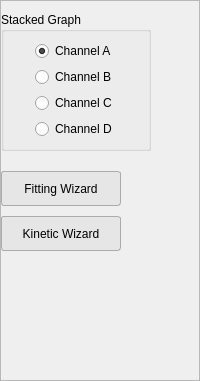
      <widget class="QFrame" name="frame">
       <property name="minimumSize">
        <size>
         <width>130</width>
         <height>300</height>
        </size>
       </property>
       <property name="maximumSize">
        <size>
         <width>400</width>
         <height>16777215</height>
        </size>
       </property>
       <property name="frameShape">
        <enum>QFrame::StyledPanel</enum>
       </property>
       <property name="frameShadow">
        <enum>QFrame::Raised</enum>
       </property>
       <layout class="QVBoxLayout" name="verticalLayout_3">
        <property name="spacing">
         <number>10</number>
        </property>
        <property name="leftMargin">
         <number>0</number>
        </property>
        <property name="rightMargin">
         <number>1</number>
        </property>
        <item>
         <widget class="QGroupBox" name="groupBox">
          <property name="minimumSize">
           <size>
            <width>120</width>
            <height>0</height>
           </size>
          </property>
          <property name="maximumSize">
           <size>
            <width>150</width>
            <height>16777215</height>
           </size>
          </property>
          <property name="title">
           <string>Stacked Graph</string>
          </property>
          <layout class="QVBoxLayout" name="verticalLayout_9">
           <item alignment="Qt::AlignHCenter">
            <widget class="QRadioButton" name="radio_a">
             <property name="text">
              <string>Channel A</string>
             </property>
             <property name="checked">
              <bool>true</bool>
             </property>
            </widget>
           </item>
           <item alignment="Qt::AlignHCenter">
            <widget class="QRadioButton" name="radio_b">
             <property name="text">
              <string>Channel B</string>
             </property>
            </widget>
           </item>
           <item alignment="Qt::AlignHCenter">
            <widget class="QRadioButton" name="radio_c">
             <property name="text">
              <string>Channel C</string>
             </property>
            </widget>
           </item>
           <item alignment="Qt::AlignHCenter">
            <widget class="QRadioButton" name="radio_d">
             <property name="text">
              <string>Channel D</string>
             </property>
            </widget>
           </item>
          </layout>
         </widget>
        </item>
        <item>
         <spacer name="verticalSpacer_6">
          <property name="orientation">
           <enum>Qt::Vertical</enum>
          </property>
          <property name="sizeType">
           <enum>QSizePolicy::Preferred</enum>
          </property>
          <property name="sizeHint" stdset="0">
           <size>
            <width>20</width>
            <height>10</height>
           </size>
          </property>
         </spacer>
        </item>
        <item>
         <widget class="QPushButton" name="fit_wizard_btn">
          <property name="minimumSize">
           <size>
            <width>110</width>
            <height>35</height>
           </size>
          </property>
          <property name="maximumSize">
           <size>
            <width>120</width>
            <height>16777215</height>
           </size>
          </property>
          <property name="font">
           <font>
            <family>Segoe UI</family>
           </font>
          </property>
          <property name="toolTip">
           <string>Launch KD Wizard</string>
          </property>
          <property name="styleSheet">
           <string notr="true">QPushButton {
		
		background-color: rgb(230, 230, 230);
	    border: 1px solid rgb(171, 171, 171); 
		border-radius: 3px;

}

QPushButton::hover{
	background: rgb(253, 253, 253);
	border: 1px raised;
	border-radius: 5px;
}</string>
          </property>
          <property name="text">
           <string>Fitting Wizard</string>
          </property>
         </widget>
        </item>
        <item>
         <widget class="QPushButton" name="kin_wizard_btn">
          <property name="enabled">
           <bool>true</bool>
          </property>
          <property name="minimumSize">
           <size>
            <width>110</width>
            <height>35</height>
           </size>
          </property>
          <property name="maximumSize">
           <size>
            <width>120</width>
            <height>16777215</height>
           </size>
          </property>
          <property name="font">
           <font>
            <family>Segoe UI</family>
           </font>
          </property>
          <property name="toolTip">
           <string>Launch Kinetic Wizard</string>
          </property>
          <property name="styleSheet">
           <string notr="true">QPushButton {
		
		background-color: rgb(230, 230, 230);
	    border: 1px solid rgb(171, 171, 171); 
		border-radius: 3px;

}

QPushButton::hover{
	background: rgb(253, 253, 253);
	border: 1px raised;
	border-radius: 5px;
}</string>
          </property>
          <property name="text">
           <string>Kinetic Wizard</string>
          </property>
         </widget>
        </item>
        <item>
         <spacer name="verticalSpacer_5">
          <property name="orientation">
           <enum>Qt::Vertical</enum>
          </property>
          <property name="sizeType">
           <enum>QSizePolicy::Expanding</enum>
          </property>
          <property name="sizeHint" stdset="0">
           <size>
            <width>20</width>
            <height>30</height>
           </size>
          </property>
         </spacer>
        </item>
        <item>
         <widget class="QFrame" name="file_ctrls">
          <layout class="QHBoxLayout" name="horizontalLayout_9">
           <property name="leftMargin">
            <number>0</number>
           </property>
           <property name="rightMargin">
            <number>0</number>
           </property>
           <item>
            <widget class="QPushButton" name="reset_analysis_btn">
             <property name="sizePolicy">
              <sizepolicy hsizetype="Fixed" vsizetype="Fixed">
               <horstretch>0</horstretch>
               <verstretch>0</verstretch>
              </sizepolicy>
             </property>
             <property name="minimumSize">
              <size>
               <width>30</width>
               <height>30</height>
              </size>
             </property>
             <property name="maximumSize">
              <size>
               <width>30</width>
               <height>30</height>
              </size>
             </property>
             <property name="font">
              <font>
               <family>Segoe UI</family>
               <pointsize>5</pointsize>
              </font>
             </property>
             <property name="mouseTracking">
              <bool>true</bool>
             </property>
             <property name="toolTip">
              <string>Clear All Data</string>
             </property>
             <property name="layoutDirection">
              <enum>Qt::LeftToRight</enum>
             </property>
             <property name="autoFillBackground">
              <bool>false</bool>
             </property>
             <property name="styleSheet">
              <string notr="true">QPushButton{
	border: none;
	background: none;
}

QPushButton::hover{
	background: white;
	border: 1px raised;
	border-radius: 10px;
}</string>
             </property>
             <property name="text">
              <string/>
             </property>
             <property name="icon">
              <iconset resource="ai.qrc">
               <normaloff>:/img/img/reload.png</normaloff>:/img/img/reload.png</iconset>
             </property>
             <property name="iconSize">
              <size>
               <width>25</width>
               <height>25</height>
              </size>
             </property>
             <property name="autoRepeat">
              <bool>false</bool>
             </property>
             <property name="autoExclusive">
              <bool>false</bool>
             </property>
             <property name="autoDefault">
              <bool>false</bool>
             </property>
             <property name="default">
              <bool>false</bool>
             </property>
             <property name="flat">
              <bool>false</bool>
             </property>
            </widget>
           </item>
           <item>
            <widget class="QPushButton" name="import_btn">
             <property name="sizePolicy">
              <sizepolicy hsizetype="Fixed" vsizetype="Fixed">
               <horstretch>0</horstretch>
               <verstretch>0</verstretch>
              </sizepolicy>
             </property>
             <property name="minimumSize">
              <size>
               <width>30</width>
               <height>30</height>
              </size>
             </property>
             <property name="maximumSize">
              <size>
               <width>30</width>
               <height>30</height>
              </size>
             </property>
             <property name="font">
              <font>
               <family>Segoe UI</family>
               <pointsize>5</pointsize>
              </font>
             </property>
             <property name="mouseTracking">
              <bool>true</bool>
             </property>
             <property name="toolTip">
              <string>Import Raw Data</string>
             </property>
             <property name="layoutDirection">
              <enum>Qt::LeftToRight</enum>
             </property>
             <property name="autoFillBackground">
              <bool>false</bool>
             </property>
             <property name="styleSheet">
              <string notr="true">QPushButton{
	border: none;
	background: none;
}

QPushButton::hover{
	background: white;
	border: 1px raised;
	border-radius: 10px;
}</string>
             </property>
             <property name="text">
              <string/>
             </property>
             <property name="icon">
              <iconset resource="ai.qrc">
               <normaloff>:/img/img/folder.png</normaloff>:/img/img/folder.png</iconset>
             </property>
             <property name="iconSize">
              <size>
               <width>23</width>
               <height>23</height>
              </size>
             </property>
             <property name="autoRepeat">
              <bool>false</bool>
             </property>
             <property name="autoExclusive">
              <bool>false</bool>
             </property>
             <property name="autoDefault">
              <bool>false</bool>
             </property>
             <property name="default">
              <bool>false</bool>
             </property>
             <property name="flat">
              <bool>false</bool>
             </property>
            </widget>
           </item>
           <item>
            <widget class="QPushButton" name="export_btn">
             <property name="sizePolicy">
              <sizepolicy hsizetype="Fixed" vsizetype="Fixed">
               <horstretch>0</horstretch>
               <verstretch>0</verstretch>
              </sizepolicy>
             </property>
             <property name="minimumSize">
              <size>
               <width>30</width>
               <height>30</height>
              </size>
             </property>
             <property name="maximumSize">
              <size>
               <width>30</width>
               <height>30</height>
              </size>
             </property>
             <property name="font">
              <font>
               <family>Segoe UI</family>
               <pointsize>5</pointsize>
              </font>
             </property>
             <property name="mouseTracking">
              <bool>true</bool>
             </property>
             <property name="toolTip">
              <string>Export Analysis Data</string>
             </property>
             <property name="layoutDirection">
              <enum>Qt::LeftToRight</enum>
             </property>
             <property name="autoFillBackground">
              <bool>false</bool>
             </property>
             <property name="styleSheet">
              <string notr="true">QPushButton{
	border: none;
	background: none;
}

QPushButton::hover{
	background: white;
	border: 1px raised;
	border-radius: 10px;
}</string>
             </property>
             <property name="text">
              <string/>
             </property>
             <property name="icon">
              <iconset resource="ai.qrc">
               <normaloff>:/img/img/save.png</normaloff>:/img/img/save.png</iconset>
             </property>
             <property name="iconSize">
              <size>
               <width>25</width>
               <height>25</height>
              </size>
             </property>
             <property name="autoRepeat">
              <bool>false</bool>
             </property>
             <property name="autoExclusive">
              <bool>false</bool>
             </property>
             <property name="autoDefault">
              <bool>false</bool>
             </property>
             <property name="default">
              <bool>false</bool>
             </property>
             <property name="flat">
              <bool>false</bool>
             </property>
            </widget>
           </item>
          </layout>
         </widget>
        </item>
        <item>
         <spacer name="verticalSpacer">
          <property name="orientation">
           <enum>Qt::Vertical</enum>
          </property>
          <property name="sizeHint" stdset="0">
           <size>
            <width>20</width>
            <height>30</height>
           </size>
          </property>
         </spacer>
        </item>
       </layout>
      </widget>
